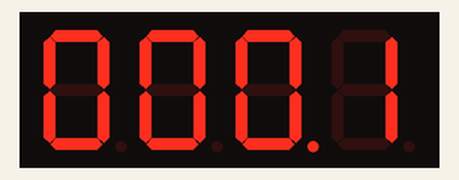
This sketch was run on a simulated ESP32-S2. Shown: 4-digit seven-segment display. What the sketch prints to the serial monitor is not drawn.

Above: at 0.1 s.
At 4.1 s:
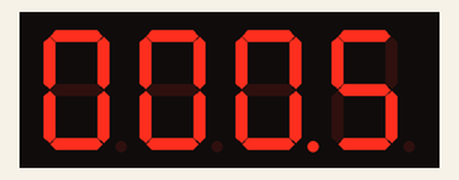
At 9.1 s:
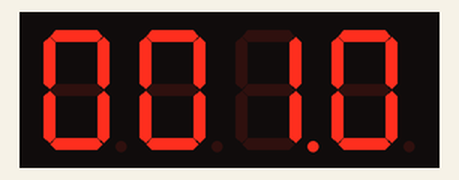
At 19.1 s:
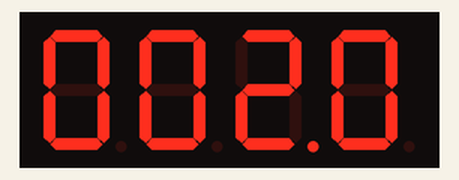
At 29.1 s:
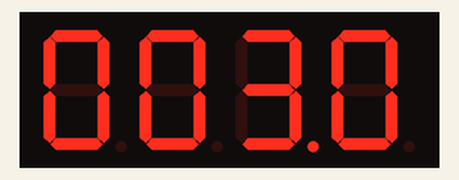
At 39.1 s:
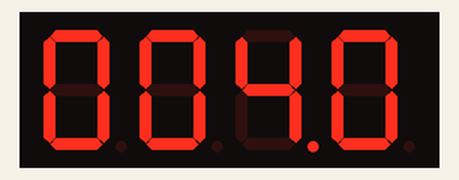

The sketch:

4DigSevSegLib.ino
```cpp
#include <SevSeg.h>
SevSeg mySevSeg;
int count = 0;

void setup() {
  byte numDigits = 4;
  byte digitPins[] = {36, 39, 40, 19};
  byte segmentPins[] = {37, 41, 21, 33, 34, 38, 20, 26};
  bool resistorsOnSeg = false;
  byte hardwConfig = COMMON_ANODE;
  bool updateWithDelays = false;
  bool leadingZeros = true;
  bool disableDecPoint = false;
  mySevSeg.begin(hardwConfig, numDigits, digitPins, segmentPins, resistorsOnSeg, updateWithDelays, leadingZeros, disableDecPoint);
  mySevSeg.setBrightness(90);

  Serial.begin(115200);
  Serial.println("Hello, ESP32-S2!");
}

void loop() {
  count += 1;
  mySevSeg.setNumber(count, 1);
  mySevSeg.refreshDisplay();
  delay(1000); // this speeds up the simulation
}
```

Measured:
- what the display in image 2 shows lasts 1.0 s, from 9.0 s to 10.0 s
